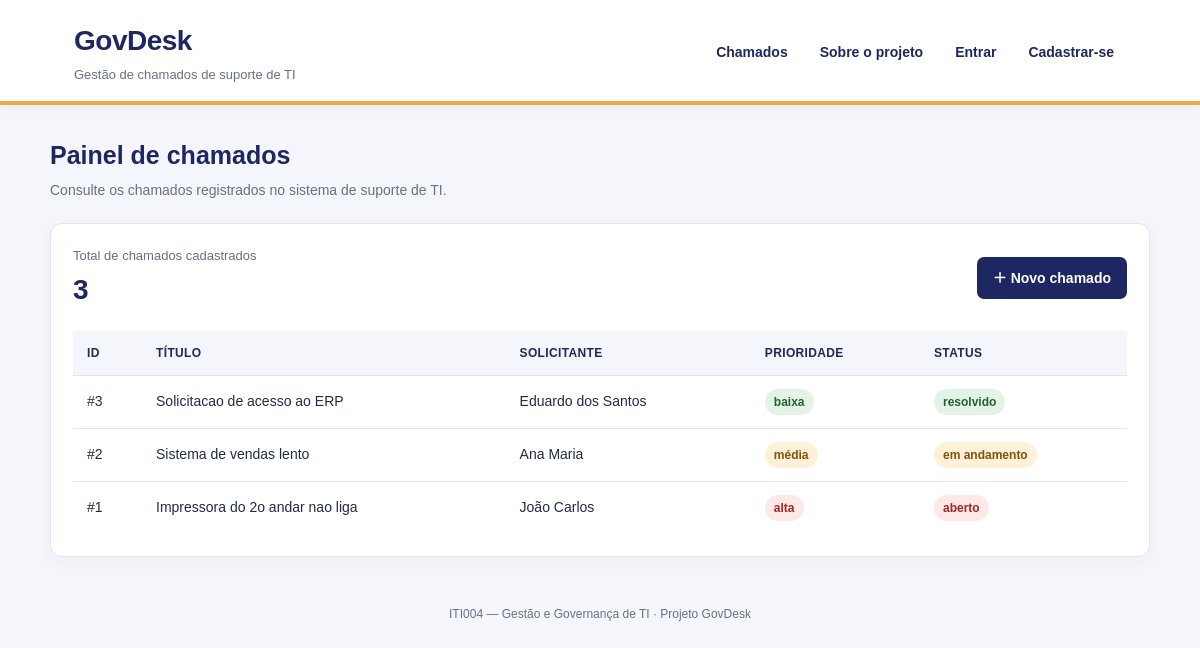
The app's page /, older data.
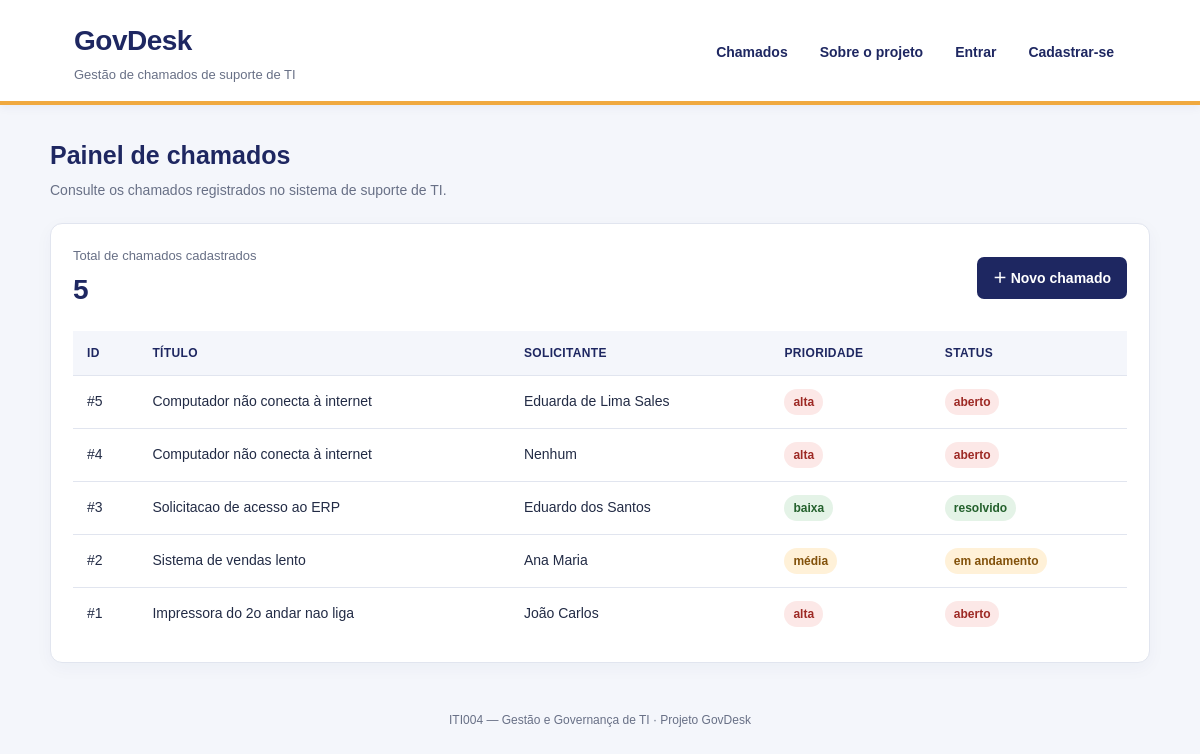
The same page, newer data.
### tables this page shows
CREATE TABLE CHAMADO(
id_chamado INTEGER PRIMARY KEY AUTOINCREMENT, 
titulo TEXT NOT NULL, 
descricao TEXT,
id_solicitante INTEGER NOT NULL, 
prioridade TEXT NOT NULL, 
status TEXT NOT NULL,
CONSTRAINT fk_cha_solic FOREIGN KEY (id_solicitante) REFERENCES SOLICITANTE(id_solicitante));

CREATE TABLE SOLICITANTE(
id_solicitante INTEGER PRIMARY KEY AUTOINCREMENT, 
nm_solicitante TEXT NOT NULL, 
senha TEXT NOT NULL, 
email TEXT, 
telefone TEXT, 
cpf TEXT NOT NULL);

### app.py (the view)
@app.route("/")
def index():
    chamados = getChamados()
    return render_template(
        "index.html",
        chamados=chamados,
        total=len(chamados)
    )

### app.py (called while the page is built)
def conectar_banco():
    conn = sqlite3.connect(DATABASE)
    conn.row_factory = sqlite3.Row
    conn.execute("PRAGMA foreign_keys = ON")
    return conn

def getChamados():
    with conectar_banco() as conn:
        linhas = conn.execute("""
            SELECT
                c.id_chamado AS id,
                c.titulo AS titulo,
                s.nm_solicitante AS solicitante,
                c.prioridade AS prioridade,
                c.status AS status
            FROM CHAMADO AS c
            INNER JOIN SOLICITANTE AS s
                ON c.id_solicitante = s.id_solicitante
            ORDER BY c.id_chamado DESC
        """).fetchall()
    return [dict(linha) for linha in linhas]

### templates/index.html
{% extends "base.html" %}
{% block content %}
  <section class="page-heading">
    <div>
      <h2>Painel de chamados</h2>
      <p class="page-description">
        Consulte os chamados registrados no sistema de suporte de TI.
      </p>
    </div>
  </section>
  <section class="card">
    <div class="summary">
      <div>
        <p class="summary-label">Total de chamados cadastrados</p>
        <p class="summary-number">{{ total }}</p>
      </div>
      <a class="button" href="/novo">＋ Novo chamado</a>
    </div>
    <div class="table-wrap">
      <table>
        <thead>
          <tr>
            <th>ID</th>
            <th>Título</th>
            <th>Solicitante</th>
            <th>Prioridade</th>
            <th>Status</th>
          </tr>
        </thead>
        <tbody>
          {% for c in chamados %}
          <tr>
            <td>#{{ c.id }}</td>
            <td>{{ c.titulo }}</td>
            <td>{{ c.solicitante }}</td>
            <td>
              <span class="priority {{ c.prioridade }}">
                {{ c.prioridade }}
              </span>
            </td>
            <td>
              <span class="status {{ c.status | replace(' ', '-') }}">
                {{ c.status }}
              </span>
            </td>
          </tr>
          {% else %}
          <tr>
            <td colspan="5">
              Nenhum chamado cadastrado até o momento.
            </td>
          </tr>
          {% endfor %}
        </tbody>
      </table>
    </div>
  </section>
{% endblock %}

### templates/base.html (shortened to what this page needs)
<!doctype html>
<html lang="pt-br">
<head>
</head>
<body>
  <header class="site-header">
    <div class="header-inner">
      <div class="brand">
        <h1>GovDesk</h1>
        <p>Gestão de chamados de suporte de TI</p>
      </div>
      <nav>
        <a href="{{ url_for('index') }}">Chamados</a>
        <a href="{{ url_for('sobre') }}">Sobre o projeto</a>
        {% if session.get('id_solicitante') %}
          <span class="usuario-logado">
            Olá, {{ session.get('nome_solicitante') }}!
          </span>
          <a href="{{ url_for('logout') }}">Sair</a>
        {% else %}
          <a href="{{ url_for('login') }}">Entrar</a>
          <a href="{{ url_for('cadastro') }}">Cadastrar-se</a>
        {% endif %}
      </nav>
    </div>
  </header>
  <main class="container">
    {% block content %}{% endblock %}
    <footer class="footer">
      ITI004 — Gestão e Governança de TI · Projeto GovDesk
    </footer>
  </main>
</body>
</html>

### templates/base.html (style rules this page uses)
:root { --azul: #1E2761; --azul-hover: #151c4b; --amarelo: #F0A93F; --fundo: #F4F6FB; --branco: #FFFFFF; --texto: #222B45; --texto-suave: #687086; --borda: #E1E5EF; }
* { box-sizing: border-box; }
body { margin: 0; background: var(--fundo); color: var(--texto); font-family: Arial, Helvetica, sans-serif; line-height: 1.5; }
.site-header { background: var(--branco); border-bottom: 4px solid var(--amarelo); box-shadow: 0 2px 10px rgba(30, 39, 97, 0.06); }
.header-inner { max-width: 1100px; margin: 0 auto; padding: 20px 24px 16px; display: flex; align-items: center; justify-content: space-between; gap: 24px; flex-wrap: wrap; }
.brand h1 { margin: 0; color: var(--azul); font-size: 28px; letter-spacing: -0.5px; }
.brand p { margin: 3px 0 0; color: var(--texto-suave); font-size: 13px; }
nav { display: flex; align-items: center; gap: 8px; flex-wrap: wrap; }
nav a { color: var(--azul); text-decoration: none; font-size: 14px; font-weight: 700; padding: 9px 12px; border-radius: 7px; }
.container { width: min(1100px, calc(100% - 32px)); margin: 32px auto; }
.page-heading { display: flex; align-items: flex-start; justify-content: space-between; gap: 18px; flex-wrap: wrap; margin-bottom: 22px; }
h2 { margin: 0 0 6px; color: var(--azul); font-size: 25px; }
.page-description { margin: 0; color: var(--texto-suave); font-size: 14px; }
.card { background: var(--branco); border: 1px solid var(--borda); border-radius: 12px; padding: 22px; box-shadow: 0 5px 18px rgba(30, 39, 97, 0.04); }
.summary { display: flex; align-items: center; justify-content: space-between; gap: 16px; flex-wrap: wrap; margin-bottom: 20px; }
.summary-label { margin: 0 0 3px; color: var(--texto-suave); font-size: 13px; }
.summary-number { margin: 0; color: var(--azul); font-size: 28px; font-weight: 700; }
.button { display: inline-flex; justify-content: center; align-items: center; gap: 7px; min-height: 42px; padding: 10px 16px; border: 0; border-radius: 7px; background: var(--azul); color: var(--branco); text-decoration: none; font-size: 14px; font-weight: 700; cursor: pointer; transition: background 0.15s ease; }
.table-wrap { width: 100%; overflow-x: auto; }
table { width: 100%; border-collapse: collapse; min-width: 620px; }
th, td { text-align: left; padding: 13px 14px; border-bottom: 1px solid var(--borda); vertical-align: middle; font-size: 14px; }
th { background: #F4F6FB; color: var(--azul); font-size: 12px; text-transform: uppercase; letter-spacing: 0.35px; }
tbody tr:last-child td { border-bottom: 0; }
.status, .priority { display: inline-block; padding: 4px 9px; border-radius: 20px; font-size: 12px; font-weight: 700; white-space: nowrap; }
.status { background: #E8ECF8; color: var(--azul); }
.status.aberto { background: #FCE8E7; color: #9D2924; }
.status.em-andamento { background: #FFF1D8; color: #82510A; }
.status.resolvido { background: #E4F3E7; color: #24612D; }
.priority { background: #EEF0F5; color: #424B61; }
.priority.alta { background: #FCE8E7; color: #9D2924; }
.priority.média { background: #FFF1D8; color: #82510A; }
.priority.baixa { background: #E4F3E7; color: #24612D; }
.footer { margin-top: 30px; padding: 18px 0 26px; color: var(--texto-suave); text-align: center; font-size: 12px; }

Row changes from the older to the newer data that the page shows:
added CHAMADO: id "5", titulo "Computador não conecta à internet", solicitante "Eduarda de Lima Sales", prioridade "alta", status "aberto"
added CHAMADO: id "4", titulo "Computador não conecta à internet", solicitante "Nenhum", prioridade "alta", status "aberto"
Text that changed along with them:
{{ total }}: "3" → "5"
